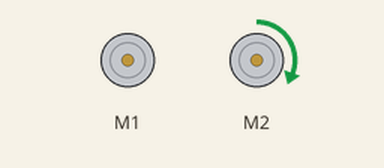
Recording of a program running on a simulated Raspberry Pi Pico running MicroPython. On the bench: 2 × DC motor (green arrow = forward, orange = backward, longer = faster).

Above: at 0.05 s.
At 9.3 s:
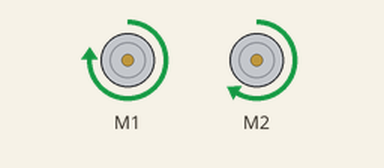
At 18.56 s:
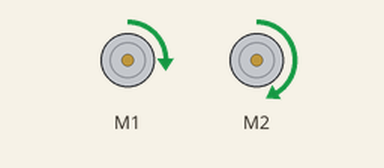
At 39.9 s:
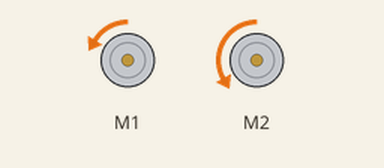
Timing chart, 0 to 40.0 s (numbered marks = the images above):
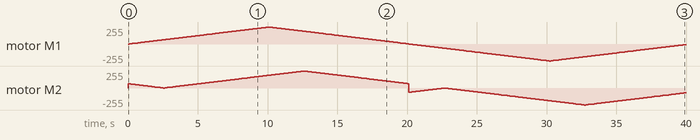

The program:

AllMotorTest.py
```python
#AllMotorTest.py
# test code that ramps each motor 0-100-0 then changes direction and does it again.
#all motors run at once, but with staggered timings

import PicoMotorDriver
import utime


board = PicoMotorDriver.KitronikPicoMotor()
directions = ["f","r"]

while True:
    for direction in directions:
        for speed in range(0,25):
            board.motorOn(1, direction, speed)
            board.motorOn(2, direction, 25-speed)
            utime.sleep_ms(100) #ramp speed over 25x100ms => approx 2.5 second.
        for speed in range(0,25):
            board.motorOn(1, direction, 25+speed)
            board.motorOn(2, direction, speed)
            utime.sleep_ms(100)
        for speed in range(0,25):
            board.motorOn(1, direction, 50+speed)
            board.motorOn(2, direction, 25+speed)
            utime.sleep_ms(100)
        for speed in range(0,25):
            board.motorOn(1, direction, 75+speed)
            board.motorOn(2, direction, 50+speed)
            utime.sleep_ms(100)
        for speed in range(0,25):
            board.motorOn(1, direction, 100-speed)
            board.motorOn(2, direction, 75+speed)
            utime.sleep_ms(100)
        for speed in range(0,25):
            board.motorOn(1, direction, 75-speed)
            board.motorOn(2, direction, 100-speed)
            utime.sleep_ms(100)
        for speed in range(0,25):
            board.motorOn(1, direction, 50-speed)
            board.motorOn(2, direction, 75-speed)
            utime.sleep_ms(100)
        for speed in range(0,25):
            board.motorOn(1, direction, 25-speed)
            board.motorOn(2, direction, 50-speed)
            utime.sleep_ms(100)
```

Measured:
- by itself, motor M1: stopped → forward 3/255 at 0.10 s, → forward 5/255 0.10 s later, → forward 8/255 0.10 s later, → forward 10/255 0.10 s later, … (397 changes in this stretch)
- by itself, motor M2: stopped → forward 64/255 at 0.00 s, → forward 61/255 0.10 s later, → forward 59/255 0.10 s later, → forward 56/255 0.10 s later, … (398 changes in this stretch)
